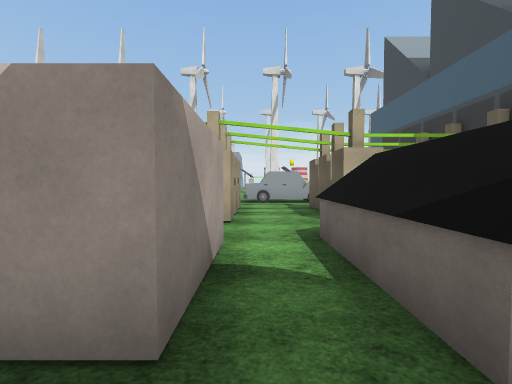
View 1 (above)

24 first-person views from a walk through a 3-D level made in the Unity game engine. The camera is 1.4 m above the floor, tilts 2° down and sees 90° across. The floor is counted in squares, 2 m on a side. Each view is taken from the middle of a square. On the plan, view 1 faces up. The plan holds only what a view shows up to about 9 squares ahead; the rest is blank. The place goes on beyond the plan. Some surface patterns are stand-ins.

View 2
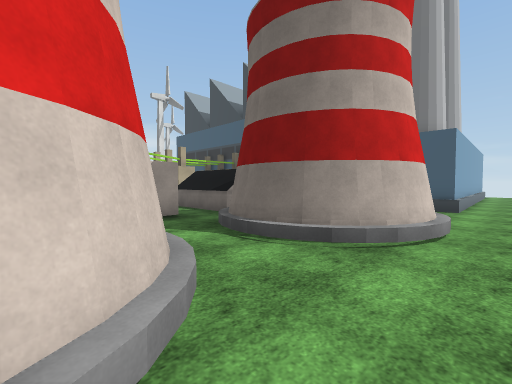

View 3
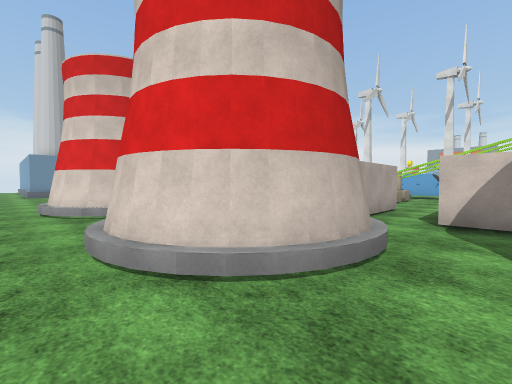

View 4
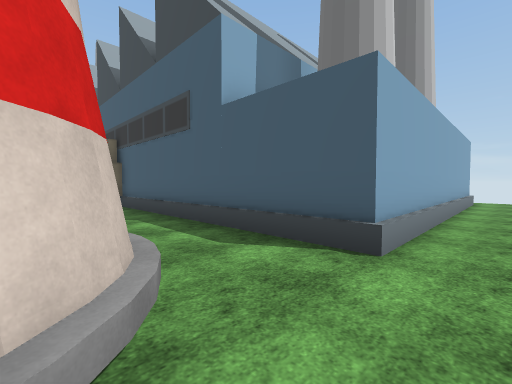

View 5
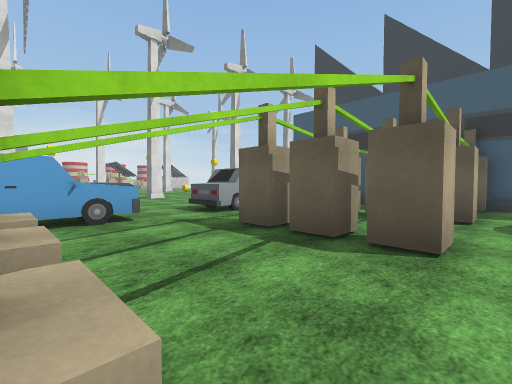

View 6
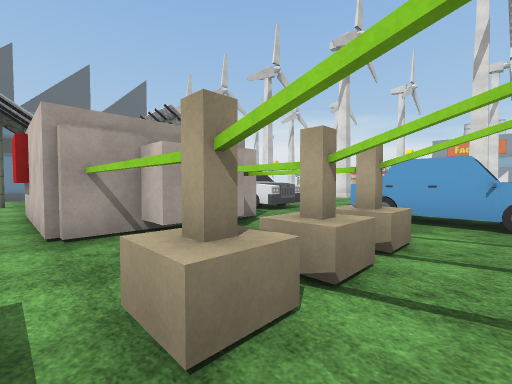

View 7
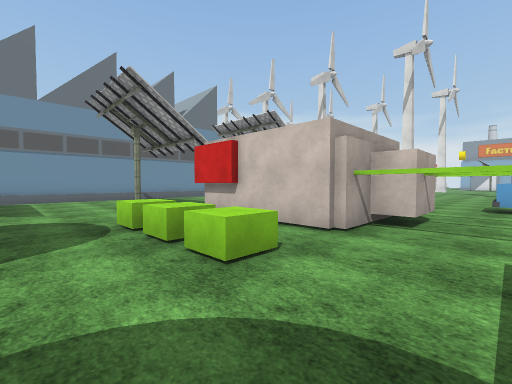

View 8
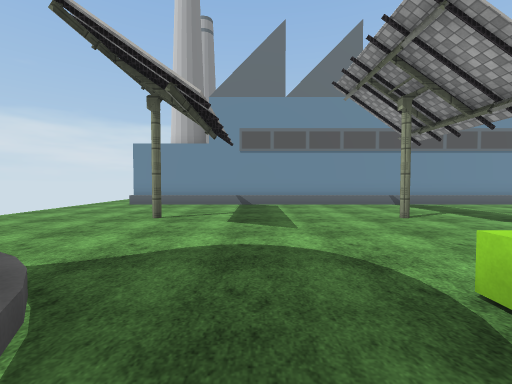

View 9
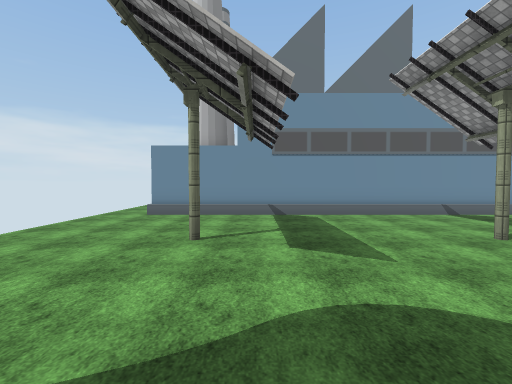

View 10
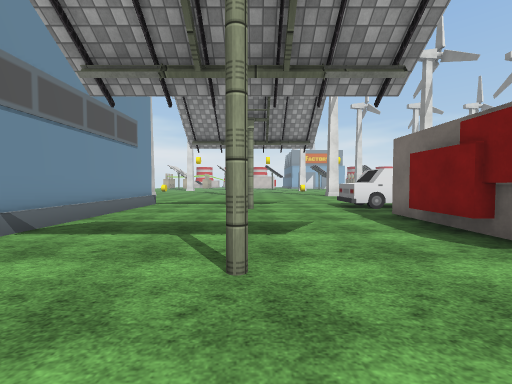

View 11
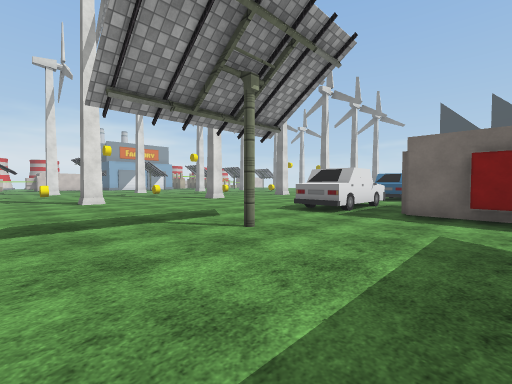

View 12
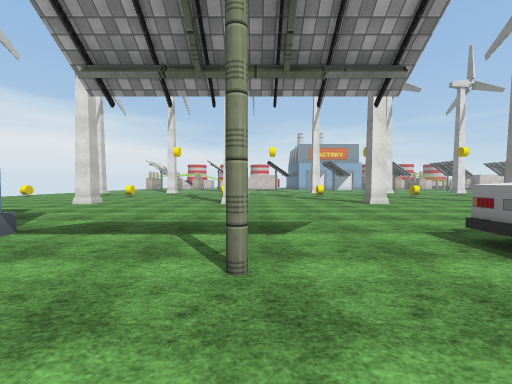

View 13
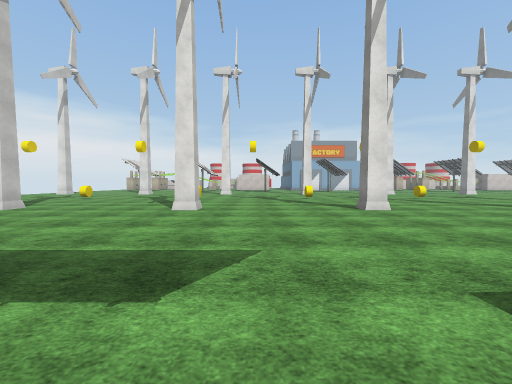

View 14
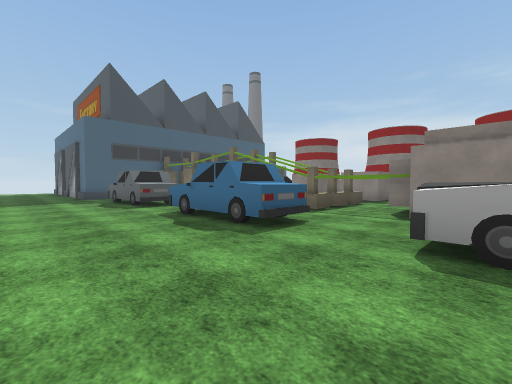

View 15
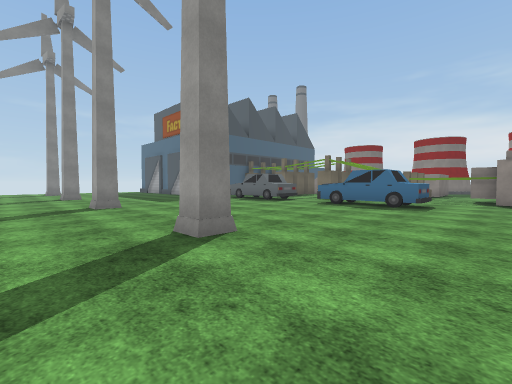

View 16
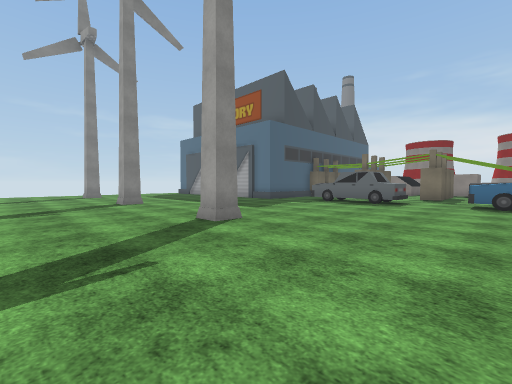

View 17
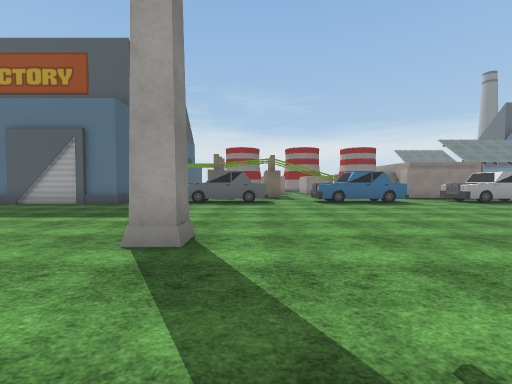

View 18
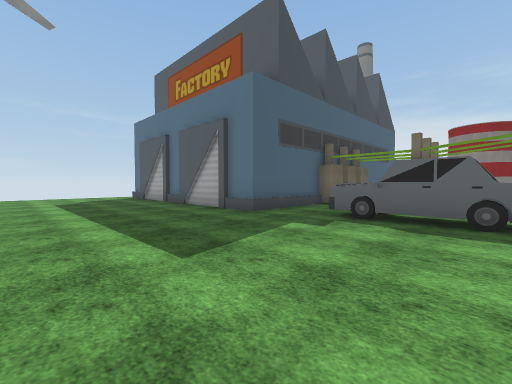

View 19
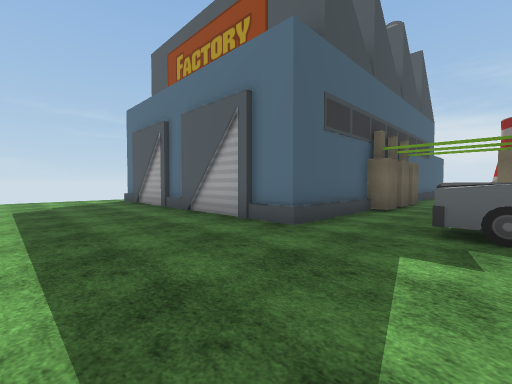

View 20
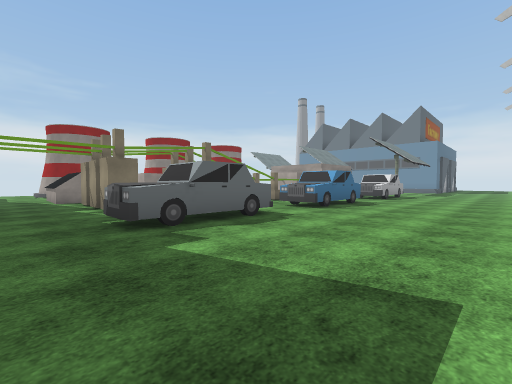

View 21
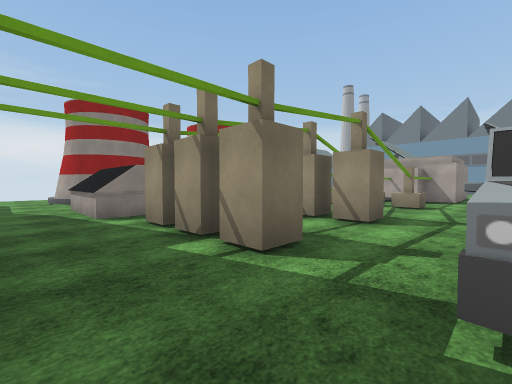

View 22
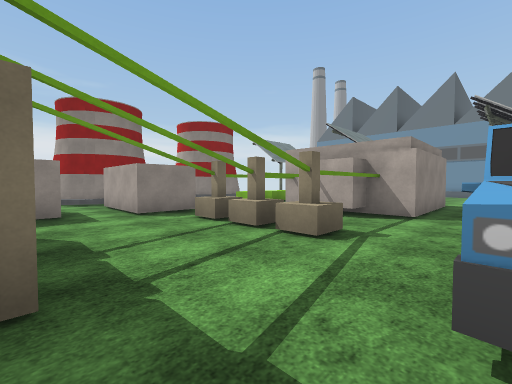

View 23
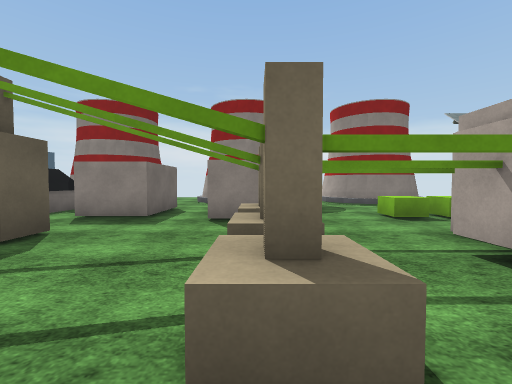

View 24
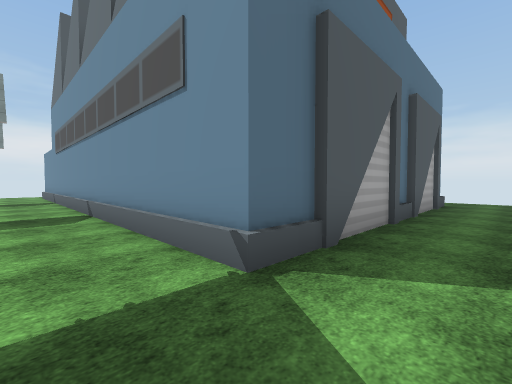

### Floor plan
Key: @ floor where view 1 was taken; # wall or solid block; x gap in a wall; . floor; / step, stairs or slope; ^ raised ledge; C car; B building; O other object.
Columns run from 26 left of view 1 to 7 right of it. Each row starts with its distance up from view 1.
 19                        ...........
 18        ..... ..... ...............
 17        ...........................
 16      ..#....#....#....#....#....#
 15      .............................
 14       ............................
 13        ...........................
 12 ..................................
 11 ..................................
 10   BBBBBBBB......CCC..CCC..CCC..BBB
  9   BBB    B...O..CCC..CCC..CCC..BBB
  8          B.....................B
  7          B......######^..#..#..B
  6          B......######^..x..#..B
  5          B......######^..#..#..B
  4          B...O.................BB
  3          B.......^^^..##...##..B
  2          B............ #.#.##..B B
  1          B............ #.#.^#..BBB
  0          B......./#..  #..@ ...BBB
 -1         BB...O../###   #/.###..BBB
 -2         BB......  ##   #//###..BBB
 -3          B....... #/..##/./##..BBB
 -4          .........................

Where each view was taken, in squares from view 1:
view 1: 0 up, 0 right, facing up
view 2: 4 down, 3 left, facing up-right
view 3: 4 down, 1 left, facing up-left
view 4: 4 down, 2 right, facing up-right
view 5: 4 up, 4 left, facing up-right
view 6: 4 up, 3 left, facing up-left
view 7: 1 up, 5 left, facing up-left
view 8: 1 up, 8 left, facing left
view 9: 0 up, 9 left, facing left
view 10: 2 up, 13 left, facing up
view 11: 6 up, 16 left, facing up-right
view 12: 7 up, 13 left, facing up
view 13: 9 up, 12 left, facing up
view 14: 13 up, 8 left, facing down-right
view 15: 18 up, 7 left, facing down-right
view 16: 19 up, 3 left, facing down-right
view 17: 19 up, 0 right, facing down
view 18: 15 up, 0 right, facing down-right
view 19: 14 up, 2 right, facing down-right
view 20: 14 up, 4 right, facing down-left
view 21: 9 up, 4 right, facing down-left
view 22: 9 up, 1 left, facing down-left
view 23: 8 up, 4 left, facing down
view 24: 12 up, 15 left, facing down-left
